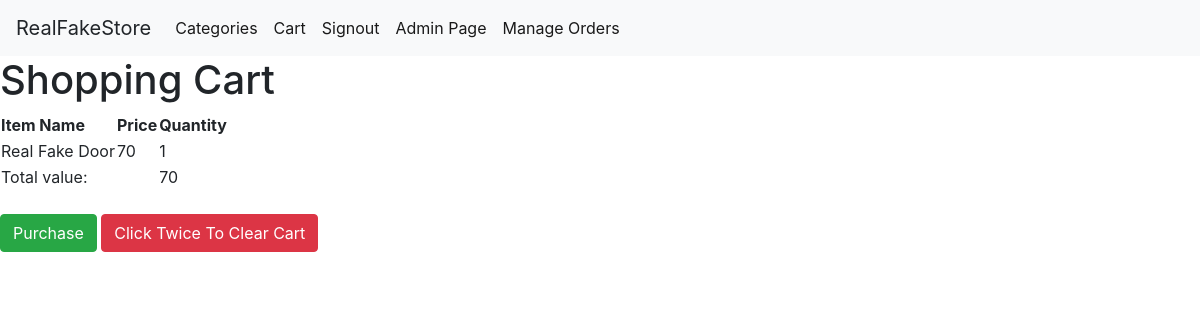
Screenshot of /cart_and_purchase/cart.php?id=1 (signed in) with the database file from the repository.
### tables this page shows
CREATE TABLE `items` (
  `ID` tinyint(10) UNSIGNED NOT NULL,
  `category_ID` tinyint(3) UNSIGNED NOT NULL,
  `name` varchar(128) NOT NULL,
  `light_description` text NOT NULL,
  `description` text DEFAULT NULL,
  `image_name` text NOT NULL DEFAULT 'images/no_image.png',
  `price` int(11) NOT NULL,
  `quantity` tinyint(4) NOT NULL,
  `visibility` tinyint(1) NOT NULL DEFAULT 1
);

### cart_and_purchase/cart.php (the view, shortened to what this page needs)
<?php
require_once('../settings.php');
require_once('../theme/header.php');
$cart = [];
$total_value = 0;
if (isset($_POST) && !isset($_POST['clear_button']) && !isset($_POST['purchase_cart'])) {
  if (isset($_GET['id'])) {
    $query=$connection->prepare('SELECT * FROM items WHERE ID=?');
    $query->execute([$_GET['id']]);
    $item=$query->fetch();
    $item_name = $item['name'];
    $item_price = $item['price'];
    $item_id = $item['ID'];
    if (isset($cart[$item_id]['quantity'])) {
      if(($cart[$item_id]['quantity'] + 1)>$item['quantity']){
        echo'<div class="alert alert-danger" role="alert">
        You have the maximum number of this item in your cart
        </div>';
      }
      else{
        $cart[$item_id]['quantity'] += 1;
      }
    }
    else {
      $cart[$item_id] = [
        'name' => $item_name,
        'id' => $item_id,
        'price' => $item_price,
        'quantity' => 1
      ];
    }
  }
}
echo '<h1>Shopping Cart</h1>';
echo '<table>';
echo '<thead>';
echo '<tr>';
echo '<th>Item Name</th>';
echo '<th>Price</th>';
echo '<th>Quantity</th>';
echo '</tr>';
echo '</thead>';
echo '<tbody>';
foreach ($cart as $item_id => $item) {
  $total_value += $item['price'] * $item['quantity'];
  echo '<tr>';
  echo "<td>{$item['name']}</td>";
  echo "<td>{$item['price']}</td>";
  echo "<td>{$item['quantity']}</td>";
  echo '</tr>';
}
echo '<tr>';
echo '<td colspan="2">Total value:</td>';
echo '<td>'.$total_value.'</td>';
echo '</tr>';
echo '</tbody>';
echo '</table>';
?>
<form method="post">
  <input type="submit" class="btn btn-success" name="purchase_cart" value="Purchase" >
  <input type="submit" class="btn btn-danger" name="clear_button" value="Click Twice To Clear Cart" >
</form>

### rows the page displays
items: name "Real Fake Door", price "70", quantity "1"

### other values shown
$total_value "70"
